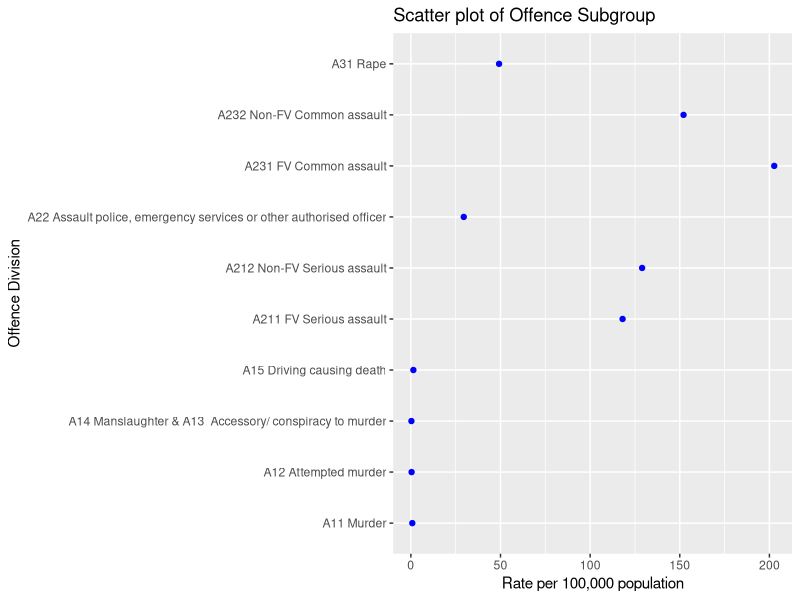

This figure's R source:
## ---- chunk 1

library(tidyverse)
library(ggplot2)

## ---- chunk 2

data <- read_csv("Data_Tables_Criminal_Incidents_Visualisation_Year_Ending_December_2019.csv")

## ---- chunk 3

a <- head(data, 10) %>% 
  rename(OS = "Offence Subgroup", Rate = "Rate per 100,000 population")

ggplot(a, aes(x = OS, y = Rate)) +
  geom_point(color = "blue") +
  labs(x = "Offence Division", y = "Rate per 100,000 population", title = "Scatter plot of Offence Subgroup") +
  coord_flip()

